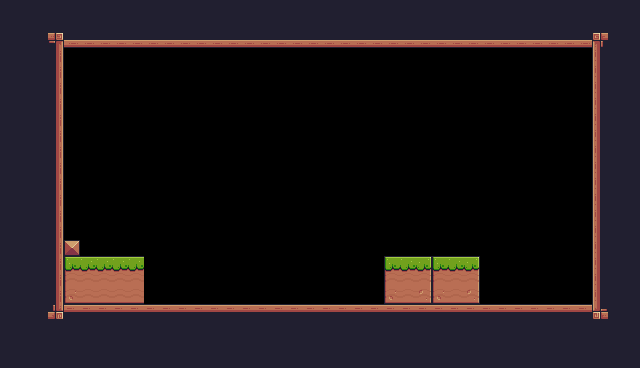

This is a level from a 2D game, rendered from its Tiled map with the project's own tilesets. A one-line summary and the complete map file follow:
An orthogonal 40x23 tile map with 16x16 px tiles, 1 tile layer (BG) and 1 object (Player).

<map version="1.10" tiledversion="1.10.2" orientation="orthogonal" renderorder="right-down" width="40" height="23" tilewidth="16" tileheight="16" infinite="0" nextlayerid="3" nextobjectid="5">
 <tileset firstgid="1" source="Topia Adventure.tsx" />
 <layer id="1" name="BG" width="40" height="23">
  <data encoding="csv">
24,24,24,24,24,24,24,24,24,24,24,24,24,24,24,24,24,24,24,24,24,24,24,24,24,24,24,24,24,24,24,24,24,24,24,24,24,24,24,24,
24,24,24,24,24,24,24,24,24,24,24,24,24,24,24,24,24,24,24,24,24,24,24,24,24,24,24,24,24,24,24,24,24,24,24,24,24,24,24,24,
24,24,24,91,134,134,134,134,134,134,134,134,134,134,134,134,134,134,134,134,134,134,134,134,134,134,134,134,134,134,134,134,134,134,134,134,134,89,24,24,
24,24,24,113,0,0,0,0,0,0,0,0,0,0,0,0,0,0,0,0,0,0,0,0,0,0,0,0,0,0,0,0,0,0,0,0,0,111,24,24,
24,24,24,113,0,0,0,0,0,0,0,0,0,0,0,0,0,0,0,0,0,0,0,0,0,0,0,0,0,0,0,0,0,0,0,0,0,111,24,24,
24,24,24,113,0,0,0,0,0,0,0,0,0,0,0,0,0,0,0,0,0,0,0,0,0,0,0,0,0,0,0,0,0,0,0,0,0,111,24,24,
24,24,24,113,0,0,0,0,0,0,0,0,0,0,0,0,0,0,0,0,0,0,0,0,0,0,0,0,0,0,0,0,0,0,0,0,0,111,24,24,
24,24,24,113,0,0,0,0,0,0,0,0,0,0,0,0,0,0,0,0,0,0,0,0,0,0,0,0,0,0,0,0,0,0,0,0,0,111,24,24,
24,24,24,113,0,0,0,0,0,0,0,0,0,0,0,0,0,0,0,0,0,0,0,0,0,0,0,0,0,0,0,0,0,0,0,0,0,111,24,24,
24,24,24,113,0,0,0,0,0,0,0,0,0,0,0,0,0,0,0,0,0,0,0,0,0,0,0,0,0,0,0,0,0,0,0,0,0,111,24,24,
24,24,24,113,0,0,0,0,0,0,0,0,0,0,0,0,0,0,0,0,0,0,0,0,0,0,0,0,0,0,0,0,0,0,0,0,0,111,24,24,
24,24,24,113,0,0,0,0,0,0,0,0,0,0,0,0,0,0,0,0,0,0,0,0,0,0,0,0,0,0,0,0,0,0,0,0,0,111,24,24,
24,24,24,113,0,0,0,0,0,0,0,0,0,0,0,0,0,0,0,0,0,0,0,0,0,0,0,0,0,0,0,0,0,0,0,0,0,111,24,24,
24,24,24,113,0,0,0,0,0,0,0,0,0,0,0,0,0,0,0,0,0,0,0,0,0,0,0,0,0,0,0,0,0,0,0,0,0,111,24,24,
24,24,24,113,0,0,0,0,0,0,0,0,0,0,0,0,0,0,0,0,0,0,0,0,0,0,0,0,0,0,0,0,0,0,0,0,0,111,24,24,
24,24,24,113,35,0,0,0,0,0,0,0,0,0,0,0,0,0,0,0,0,0,0,0,0,0,0,0,0,0,0,0,0,0,0,0,0,111,24,24,
24,24,24,113,7,8,8,8,8,0,0,0,0,0,0,0,0,0,0,0,0,0,0,0,7,8,9,7,8,9,0,0,0,0,0,0,0,111,24,24,
24,24,24,113,29,30,30,30,30,0,0,0,0,0,0,0,0,0,0,0,0,0,0,0,29,30,31,29,30,31,0,0,0,0,0,0,0,111,24,24,
24,24,24,113,51,52,52,52,52,0,0,0,0,0,0,0,0,0,0,0,0,0,0,0,51,52,53,51,52,53,0,0,0,0,0,0,0,111,24,24,
24,24,24,135,90,90,90,90,90,90,90,90,90,90,90,90,90,90,90,90,90,90,90,90,90,90,90,90,90,90,90,90,90,90,90,90,90,133,24,24,
24,24,24,24,24,24,24,24,24,24,24,24,24,24,24,24,24,24,24,24,24,24,24,24,24,24,24,24,24,24,24,24,24,24,24,24,24,24,24,24,
24,24,24,24,24,24,24,24,24,24,24,24,24,24,24,24,24,24,24,24,24,24,24,24,24,24,24,24,24,24,24,24,24,24,24,24,24,24,24,24,
24,24,24,24,24,24,24,24,24,24,24,24,24,24,24,24,24,24,24,24,24,24,24,24,24,24,24,24,24,24,24,24,24,24,24,24,24,24,24,24
</data>
 </layer>
 <objectgroup id="2" name="Spawnpoints">
  <object id="4" name="Player" type="Player" x="393.798" y="222.676" width="32" height="32" />
 </objectgroup>
</map>
